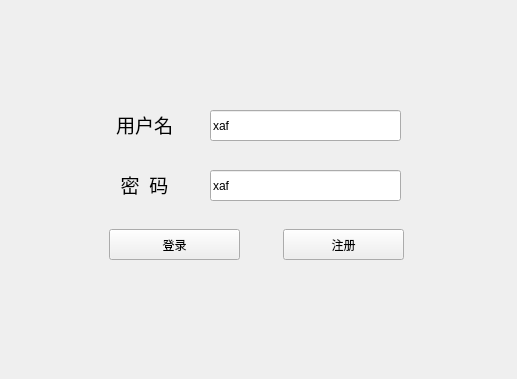
<?xml version="1.0" encoding="UTF-8"?>
<ui version="4.0">
 <class>Widget</class>
 <widget class="QWidget" name="Widget">
  <property name="geometry">
   <rect>
    <x>0</x>
    <y>0</y>
    <width>517</width>
    <height>379</height>
   </rect>
  </property>
  <property name="windowTitle">
   <string>Widget</string>
  </property>
  <widget class="QPushButton" name="LogButton">
   <property name="geometry">
    <rect>
     <x>109</x>
     <y>229</y>
     <width>131</width>
     <height>31</height>
    </rect>
   </property>
   <property name="text">
    <string>登录</string>
   </property>
  </widget>
  <widget class="QPushButton" name="RegButton">
   <property name="geometry">
    <rect>
     <x>283</x>
     <y>229</y>
     <width>121</width>
     <height>31</height>
    </rect>
   </property>
   <property name="text">
    <string>注册</string>
   </property>
  </widget>
  <widget class="QLabel" name="Userlabel">
   <property name="geometry">
    <rect>
     <x>99</x>
     <y>109</y>
     <width>91</width>
     <height>31</height>
    </rect>
   </property>
   <property name="font">
    <font>
     <family>黑体</family>
     <pointsize>14</pointsize>
    </font>
   </property>
   <property name="text">
    <string>用户名</string>
   </property>
   <property name="alignment">
    <set>Qt::AlignCenter</set>
   </property>
  </widget>
  <widget class="QLineEdit" name="UserlineEdit">
   <property name="geometry">
    <rect>
     <x>210</x>
     <y>110</y>
     <width>191</width>
     <height>31</height>
    </rect>
   </property>
   <property name="text">
    <string>xaf</string>
   </property>
  </widget>
  <widget class="QLineEdit" name="PasswdlineEdit">
   <property name="geometry">
    <rect>
     <x>210</x>
     <y>170</y>
     <width>191</width>
     <height>31</height>
    </rect>
   </property>
   <property name="text">
    <string>xaf</string>
   </property>
  </widget>
  <widget class="QLabel" name="Passwdlabel">
   <property name="geometry">
    <rect>
     <x>99</x>
     <y>169</y>
     <width>91</width>
     <height>31</height>
    </rect>
   </property>
   <property name="font">
    <font>
     <family>黑体</family>
     <pointsize>14</pointsize>
    </font>
   </property>
   <property name="text">
    <string>密  码</string>
   </property>
   <property name="alignment">
    <set>Qt::AlignCenter</set>
   </property>
  </widget>
 </widget>
 <layoutdefault spacing="6" margin="11"/>
 <resources/>
 <connections/>
</ui>
